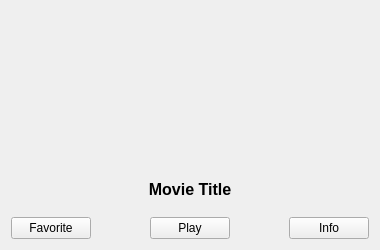
<?xml version="1.0" encoding="UTF-8"?>
<ui version="4.0">
 <class>MovieItemWidget</class>
 <widget class="QWidget" name="MovieItemWidget">
  <property name="geometry">
   <rect>
    <x>0</x>
    <y>0</y>
    <width>380</width>
    <height>250</height>
   </rect>
  </property>
  <property name="windowTitle">
   <string>Movie Item</string>
  </property>
  <layout class="QVBoxLayout" name="verticalLayout">
   <item>
    <widget class="QLabel" name="bannerLabel">
     <property name="minimumSize">
      <size>
       <width>0</width>
       <height>150</height>
      </size>
     </property>
     <property name="maximumSize">
      <size>
       <width>16777215</width>
       <height>150</height>
      </size>
     </property>
     <property name="scaledContents">
      <bool>true</bool>
     </property>
     <property name="alignment">
      <set>Qt::AlignCenter</set>
     </property>
    </widget>
   </item>
   <item>
    <widget class="QLabel" name="titleLabel">
     <property name="text">
      <string>Movie Title</string>
     </property>
     <property name="alignment">
      <set>Qt::AlignCenter</set>
     </property>
     <property name="font">
      <font>
       <pointsize>12</pointsize>
       <bold>true</bold>
      </font>
     </property>
    </widget>
   </item>
   <item>
    <layout class="QHBoxLayout" name="buttonLayout">
     <item>
      <widget class="QPushButton" name="btn_favorite">
       <property name="text">
        <string>Favorite</string>
       </property>
      </widget>
     </item>
     <item>
      <spacer name="horizontalSpacer">
       <property name="orientation">
        <enum>Qt::Horizontal</enum>
       </property>
       <property name="sizeHint" stdset="0">
        <size>
         <width>40</width>
         <height>20</height>
        </size>
       </property>
      </spacer>
     </item>
     <item>
      <widget class="QPushButton" name="playButton">
       <property name="text">
        <string>Play</string>
       </property>
      </widget>
     </item>
     <item>
      <spacer name="horizontalSpacer_2">
       <property name="orientation">
        <enum>Qt::Horizontal</enum>
       </property>
       <property name="sizeHint" stdset="0">
        <size>
         <width>40</width>
         <height>20</height>
        </size>
       </property>
      </spacer>
     </item>
     <item>
      <widget class="QPushButton" name="infoButton">
       <property name="text">
        <string>Info</string>
       </property>
      </widget>
     </item>
    </layout>
   </item>
  </layout>
 </widget>
 <resources/>
 <connections/>
</ui>
